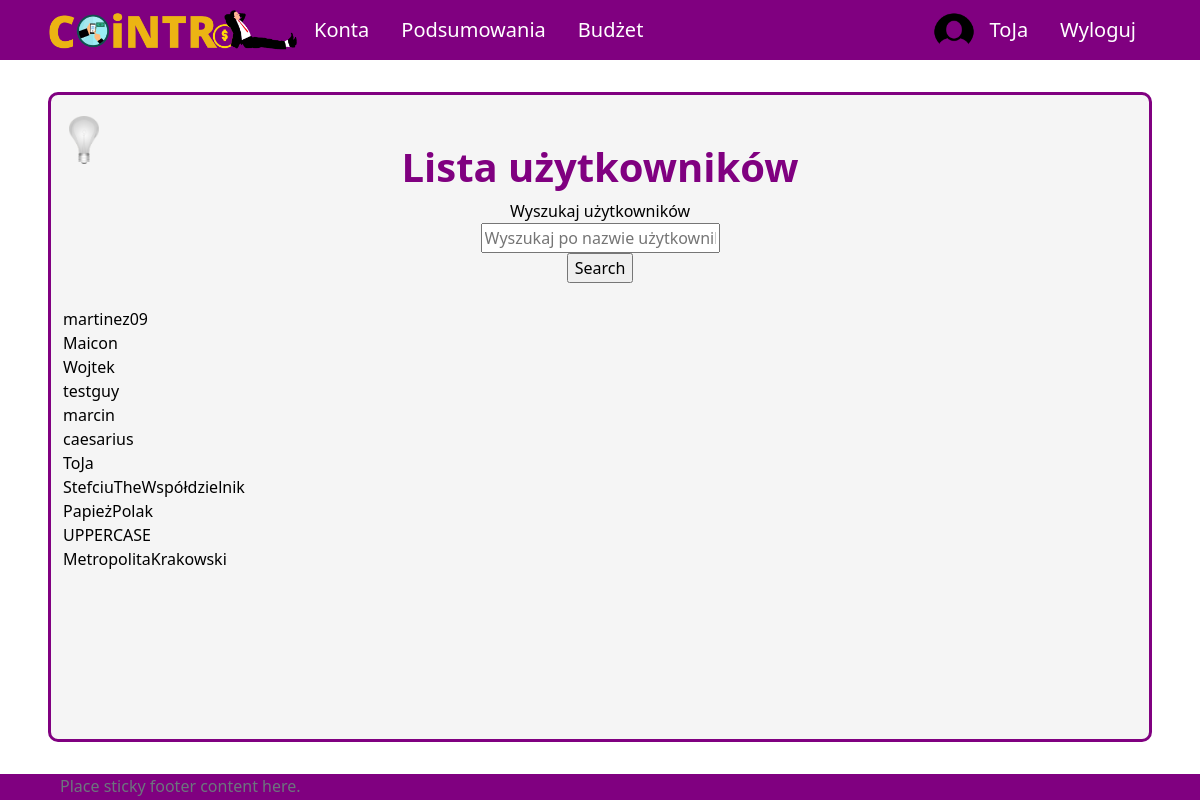
/profiles (signed in), run on the app's committed database.
### UsersApp/models.py (models this page shows, shortened)
class Profile(models.Model):
    user = models.OneToOneField(User, on_delete=models.CASCADE, null=True, blank=True)
    name = models.CharField(max_length=200, blank=True, null=True)
    email = models.EmailField(max_length=400, null=True, blank=True)
    username = models.CharField(max_length=200, blank=True, null=True)
    currency = models.ForeignKey('Currency', on_delete=models.SET_NULL, null=True)
    image = models.ImageField(null=True, blank=True)
    created = models.DateTimeField(auto_now_add=True)
    id = models.UUIDField(default=uuid.uuid4, unique=True,
                            primary_key=True, editable=False)

### UsersApp/views/user_views.py (the view)
# urls.py: path('profiles', views.allProfiles, name='profiles'),
@login_required(login_url='login')
def allProfiles(request):
    profiles = Profile.objects.all()
    search_query = ''
    if request.GET.get('search_query'):
        search_query = request.GET.get('search_query')
    profiles= Profile.objects.filter(username__icontains=search_query)
    context = {'search_query' : search_query, 'profiles' : profiles}
    return render(request, 'application/profiles-list.html', context)

### templates/application/profiles-list.html (shortened to what this page needs)
{% extends 'application/base.html' %}
{% block content %}
<div class="title">
    <h1>Lista użytkowników</h1>
</div>
<form method="GET" action="{% url 'profiles' %}">
    <label for="search-bar">Wyszukaj użytkowników </label>
    <input id="search-bar" type="text" name="search_query" value="{{search_query}}" placeholder="Wyszukaj po nazwie użytkownika" />
    <input type="submit" value="Search" />
</form>
<br />
{% for profile in profiles %}
    {{profile.username}}
    <br />
{% endfor%}
{% endblock %}

### templates/application/base.html (shortened to what this page needs)
{%load static%}
<!DOCTYPE html>
<html lang="pl">
<head>
    <link href="https://cdn.jsdelivr.net/npm/bootstrap@5.2.2/dist/css/bootstrap.min.css" rel="stylesheet">
    <link rel="stylesheet" type="text/css" href="{% static 'css/style.css' %}">
</head>
<body onload="checkColorMode()">
    <nav class="nav" id="navigation">
        {% if user.is_authenticated %}
        <ul class="nav justify-content-start">
            <li class="nav-item"><a id="logo-link" class="nav-link" href="{% url 'home' %}">
                <img onmouseover="logoHover()" onmouseout="logoOut()" id="app-logo" src="{% static 'images/logo.png' %}">
            </a>
            <li class="nav-item"><a class="nav-link" href="{% url 'all-accounts' %}">Konta</a></li>
            <li class="nav-item"><a class="nav-link" href="{% url 'summary' %}">Podsumowania</a></li>
            <li class="nav-item"><a class="nav-link" href="{% url 'budget' %}">Budżet</a></li>
        </ul>
        <ul class="nav justify-content-end">
            <img src="{% static 'images/circle_user_image.png' %}", style="border-radius: 50%; width: 40px;">
            <li class="nav-item"><a class="nav-link" href="{% url 'profile' %}">{{ user.username }}</a></li>
            <li class="nav-item"><a class="nav-link" href="{% url 'logout' %}">Wyloguj</a></li>
        </ul>
        {% endif %}
    </nav>
    <div id = "site-content">
        <button onclick="darkMode()" id="dark-mode-button"><img id="light-bulb" src="{% static 'images/bulb_off.png' %}" /></button>
        {% block content %}
        {% endblock %}
    </div>
    <footer class="footer">
        <div class="container">
            <span class="text-muted">Place sticky footer content here.</span>
        </div>
    </footer>
</body>
</html>

### aplication/static/css/style.css (style rules this page uses)
body { background-color: white; color: black; }
#navigation { position: fixed; top: 0; width: 100%; z-index: 9; }
a.nav-link { color: white; font-size: 20px; }
ul.nav { align-items: center; }
nav.nav { height: 60px; background-color: purple; justify-content: space-between; padding-left: 4vw; padding-right: 4vw; }
#logo-link { padding: 0; }
#app-logo { width: 250px; }
#site-content { min-height: calc(100vh - 60px - 4vh - (60px - 4vh) - 30px); margin-top: calc(60px + 4vh); margin-bottom: 4vh; margin-left: 4vw; margin-right: 4vw; padding-left: 1vw; padding-right: 1vw; padding-top: 1vh; padding-bottom: 1vh; border: 3px solid purple; border-radius: 10px; background-color: whitesmoke; position: relative; }
#dark-mode-button { position: absolute; top: 20px; }
#dark-mode-button > img { width: 30px; }
div.title { padding-top: 5vh; display: flex; align-items: center; flex-direction: column; }
div.title h1 { color: purple; font-size: 40px; font-weight: bold; }
form { display: flex; flex-direction: column; align-items: center; }
footer { height: 30px; background-color: purple; justify-content: space-between; padding-left: 4vw; padding-right: 4vw; }
button { background-color: rgba(0, 0, 0, 0); border: none; }

### data on the page
Profile: username "martinez09"
Profile: username "Maicon"
Profile: username "Wojtek"
Profile: username "testguy"
Profile: username "marcin"
Profile: username "caesarius"
Profile: username "ToJa"
Profile: username "StefciuTheWspółdzielnik"
Profile: username "PapieżPolak"
Profile: username "UPPERCASE"
Profile: username "MetropolitaKrakowski"

### other printed values
{{ user.username }} "ToJa"
